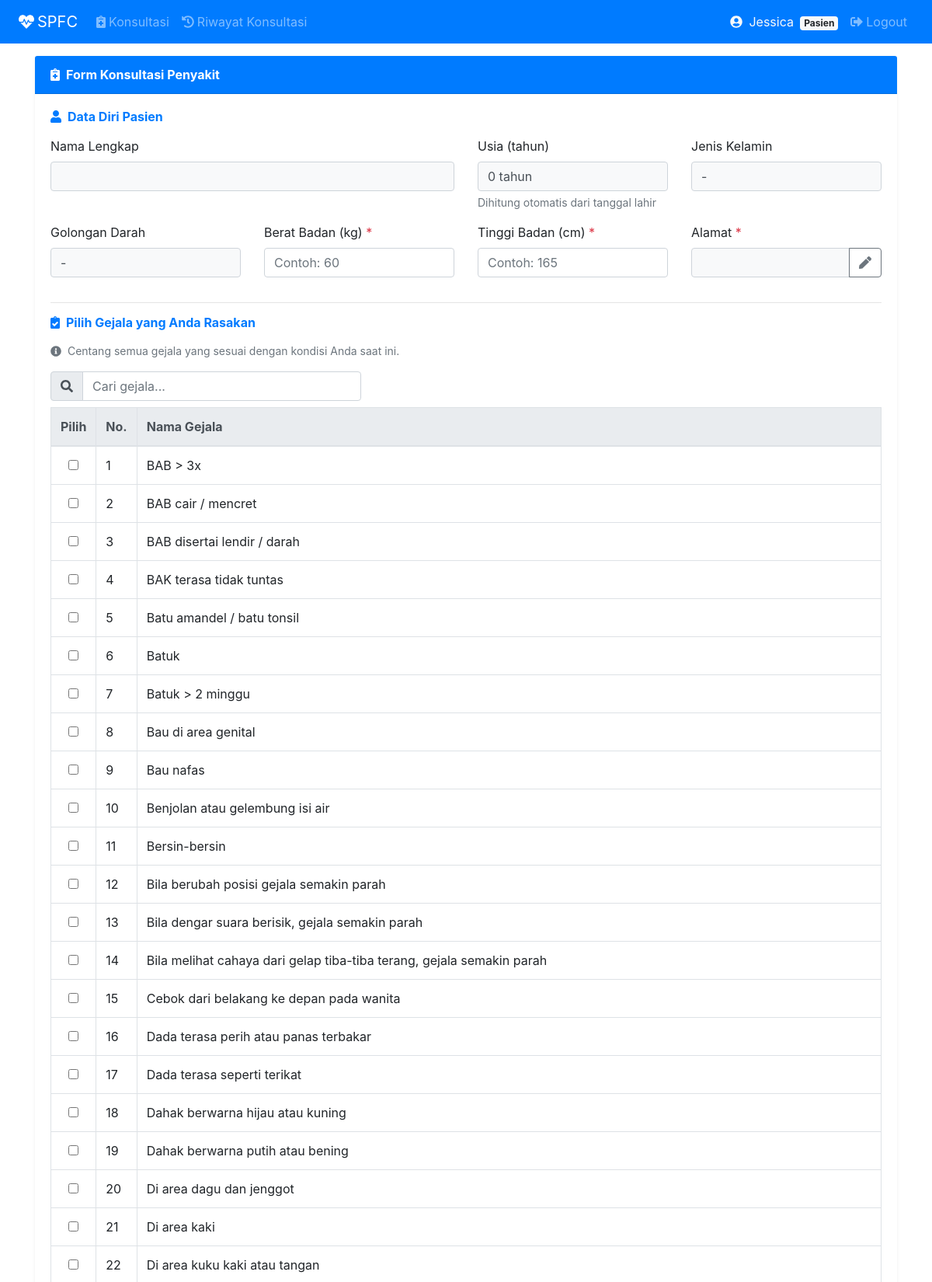
Screenshot of /index.php?page=konsultasi (signed in, upper part) with the database file from the repository.
### tables this page shows
CREATE TABLE `gejala` (
  `idgejala` int(11) NOT NULL,
  `nmgejala` varchar(200) NOT NULL
);

### tampil_konsultasi.php (the view, shortened to what this page needs)
<?php
$idusers = $_SESSION['idusers'];
$sql_pasien  = "SELECT nama_lengkap, tanggal_lahir, jenis_kelamin, golongan_darah, alamat
                FROM pasien WHERE idusers='$idusers'";
$result_pasien = $conn->query($sql_pasien);
$row_pasien    = $result_pasien->fetch_assoc();
$nama_pasien    = $row_pasien ? $row_pasien['nama_lengkap']   : '';
$jenis_kelamin  = $row_pasien ? $row_pasien['jenis_kelamin']  : '';
$golongan_darah = $row_pasien ? $row_pasien['golongan_darah'] : '';
$alamat_pasien  = $row_pasien ? $row_pasien['alamat']         : '';
$usia_terhitung = 0;
$sql_prev  = "SELECT berat_badan, tinggi_badan FROM konsultasi
              WHERE idusers='$idusers' ORDER BY idkonsultasi DESC LIMIT 1";
$row_prev  = $conn->query($sql_prev)->fetch_assoc();
$berat_prev  = $row_prev ? rtrim(rtrim($row_prev['berat_badan'], '0'), '.')   : '';
$tinggi_prev = $row_prev ? rtrim(rtrim($row_prev['tinggi_badan'], '0'), '.') : '';
?>
<div class="row">
    <div class="col-sm-12">
        <form action="" method="POST" name="Form" onsubmit="return validasiForm()">
            <div class="card border-0 shadow-sm">
                <div class="card-header bg-primary text-white">
                    <strong><i class="fas fa-notes-medical mr-2"></i>Form Konsultasi Penyakit</strong>
                </div>
                <div class="card-body">
                    <h6 class="font-weight-bold text-primary mb-3">
                        <i class="fas fa-user mr-2"></i>Data Diri Pasien
                    </h6>
                    <div class="row">
                        <div class="col-md-6">
                            <div class="form-group">
                                <label>Nama Lengkap</label>
                                <input type="text" class="form-control bg-light"
                                       value="<?php echo htmlspecialchars($nama_pasien); ?>" readonly>
                            </div>
                        </div>
                        <div class="col-md-3">
                            <div class="form-group">
                                <label>Usia (tahun)</label>
                                <input type="text" class="form-control bg-light"
                                       value="<?php echo $usia_terhitung; ?> tahun" readonly>
                                <small class="form-text text-muted">Dihitung otomatis dari tanggal lahir</small>
                            </div>
                        </div>
                        <div class="col-md-3">
                            <div class="form-group">
                                <label>Jenis Kelamin</label>
                                <input type="text" class="form-control bg-light"
                                       value="<?php echo $jenis_kelamin == 'L' ? 'Laki-laki' : ($jenis_kelamin == 'P' ? 'Perempuan' : '-'); ?>" readonly>
                            </div>
                        </div>
                    </div>
                    <div class="row">
                        <div class="col-md-3">
                            <div class="form-group">
                                <label>Golongan Darah</label>
                                <input type="text" class="form-control bg-light"
                                       value="<?php echo !empty($golongan_darah) ? $golongan_darah : '-'; ?>" readonly>
                            </div>
                        </div>
                        <div class="col-md-3">
                            <div class="form-group">
                                <label>Berat Badan (kg) <span class="text-danger">*</span></label>
                                <div class="input-group">
                                    <input type="number" class="form-control <?php echo $berat_prev !== '' ? 'bg-light' : ''; ?>"
                                           id="berat_badan" name="berat_badan"
                                           value="<?php echo htmlspecialchars($berat_prev); ?>"
                                           placeholder="Contoh: 60" step="0.1" min="1" max="300"
                                           <?php echo $berat_prev !== '' ? 'readonly' : ''; ?> required>
                                </div>
                            </div>
                        </div>
                        <div class="col-md-3">
                            <div class="form-group">
                                <label>Tinggi Badan (cm) <span class="text-danger">*</span></label>
                                <div class="input-group">
                                    <input type="number" class="form-control <?php echo $tinggi_prev !== '' ? 'bg-light' : ''; ?>"
                                           id="tinggi_badan" name="tinggi_badan"
                                           value="<?php echo htmlspecialchars($tinggi_prev); ?>"
                                           placeholder="Contoh: 165" step="0.1" min="1" max="300"
                                           <?php echo $tinggi_prev !== '' ? 'readonly' : ''; ?> required>
                                </div>
                            </div>
                        </div>
                        <div class="col-md-3">
                            <div class="form-group">
                                <label>Alamat <span class="text-danger">*</span></label>
                                <div class="input-group">
                                    <input type="text" class="form-control bg-light" id="alamat" name="alamat"
                                           value="<?php echo htmlspecialchars($alamat_pasien); ?>"
                                           maxlength="200" readonly required>
                                    <div class="input-group-append">
                                        <button type="button" class="btn btn-outline-secondary btn-edit-field" data-target="alamat" title="Edit alamat">
                                            <i class="fas fa-pen"></i>
                                        </button>
                                    </div>
                                </div>
                            </div>
                        </div>
                    </div>
                    <hr>
                    <h6 class="font-weight-bold text-primary mb-3">
                        <i class="fas fa-clipboard-check mr-2"></i>Pilih Gejala yang Anda Rasakan
                    </h6>
                    <p class="text-muted small mb-3">
                        <i class="fas fa-info-circle mr-1"></i>
                        Centang semua gejala yang sesuai dengan kondisi Anda saat ini.
                    </p>
                    <div class="input-group mb-2" style="max-width:400px;">
                        <div class="input-group-prepend">
                            <span class="input-group-text"><i class="fas fa-search"></i></span>
                        </div>
                        <input type="text" id="cariGejala" class="form-control"
                               placeholder="Cari gejala..." autocomplete="off">
                    </div>
                    <div class="table-responsive">
                    <table class="table table-bordered table-hover" id="tabelGejala">
                        <thead class="thead-light">
                            <tr>
                                <th width="50px" class="text-center">Pilih</th>
                                <th width="50px">No.</th>
                                <th>Nama Gejala</th>
                            </tr>
                        </thead>
                        <tbody>
                            <?php
                                $no  = 1;
                                $sql_gejala_list = "SELECT * FROM gejala ORDER BY nmgejala ASC";
                                $res_gejala_list = $conn->query($sql_gejala_list);
                                while($row_gejala = $res_gejala_list->fetch_assoc()) {
                            ?>
                            <tr>
                                <td class="text-center">
                                    <input type="checkbox" class="check-item"
                                           name="idgejala[]"
                                           value="<?php echo $row_gejala['idgejala']; ?>">
                                </td>
                                <td><?php echo $no++; ?></td>
                                <td><?php echo htmlspecialchars($row_gejala['nmgejala']); ?></td>
                            </tr>
                            <?php } $res_gejala_list->free(); ?>
                        </tbody>
                    </table>
                    </div>
                </div>
            </div>
        </form>
    </div>
</div>

### assets/css/all.css (style rules this page uses)
.fa-clipboard-check:before { content:"\f46c" }
.fa-info-circle:before { content:"\f05a" }
.fa-notes-medical:before { content:"\f481" }
.fa-pen:before { content:"\f304" }
.fa-search:before { content:"\f002" }
.fa-user:before { content:"\f007" }

### assets/css/mobile-fixes.css (style rules this page uses)
.table-responsive { -webkit-overflow-scrolling: touch; }

### rows the page displays
gejala: nmgejala "BAB > 3x"
gejala: nmgejala "BAB cair / mencret"
gejala: nmgejala "BAB disertai lendir / darah"
gejala: nmgejala "BAK terasa tidak tuntas"
gejala: nmgejala "Batu amandel / batu tonsil"
gejala: nmgejala "Batuk"
gejala: nmgejala "Batuk > 2 minggu"
gejala: nmgejala "Bau di area genital"
gejala: nmgejala "Bau nafas"
gejala: nmgejala "Benjolan atau gelembung isi air"
gejala: nmgejala "Bersin-bersin"
gejala: nmgejala "Bila berubah posisi gejala semakin parah"
gejala: nmgejala "Bila dengar suara berisik, gejala semakin parah"
gejala: nmgejala "Bila melihat cahaya dari gelap tiba-tiba terang, gejala semakin parah"
gejala: nmgejala "Cebok dari belakang ke depan pada wanita"
gejala: nmgejala "Dada terasa perih atau panas terbakar"
gejala: nmgejala "Dada terasa seperti terikat"
gejala: nmgejala "Dahak berwarna hijau atau kuning"
gejala: nmgejala "Dahak berwarna putih atau bening"
gejala: nmgejala "Di area dagu dan jenggot"
gejala: nmgejala "Di area kaki"
gejala: nmgejala "Di area kuku kaki atau tangan"

### other values shown
$_SESSION['username'] "Jessica"
$_SESSION['role'] "Pasien"
